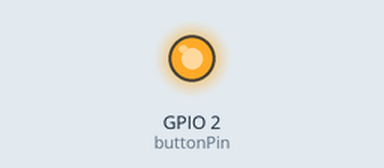
This sketch was run on a simulated ESP32. Parts: output pins drawn as LEDs (lit = HIGH).

Above: at 0.2 s.
At 4.3 s:
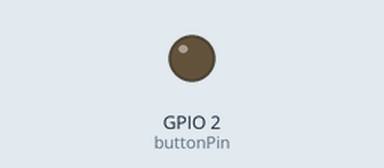
Timing chart, 0 to 6.5 s (numbered marks = the images above):
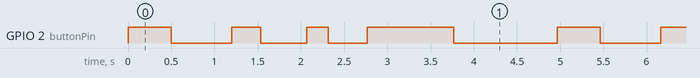

Measured:
- by itself, GPIO 2 (buttonPin): repeats every 5.0 s: LOW 0.70 s, HIGH 0.33 s, LOW 0.53 s, HIGH 0.25 s, LOW 0.45 s, HIGH 1.0 s, LOW 1.2 s, HIGH 0.50 s
- by itself, everything shown: repeats every 5.0 s, in 8 steps

The sketch:

Graphene_Battery_Regulator.ino
```cpp
#include <Arduino.h>
// MCP4162 is used in this program
const int buttonPin = 2;    // GPIO pin connected to the push-button
const int ledPin = 2;       // ESP32 built-in LED pin
const int voltagePin = 34;  // GPIO pin connected to the voltage divider

int voltageLevel = 0;  // The voltage level (0-3)

void setup() {
  pinMode(buttonPin, INPUT_PULLUP);  // Use the internal pull-up resistor for the button
  pinMode(ledPin, OUTPUT);
  pinMode(voltagePin, INPUT);

  // Other initialization code for the digital potentiometer, voltage divider, and ADC

  // Initialize the LED state
  digitalWrite(ledPin, LOW);
}

void loop() {
  if (digitalRead(buttonPin) == LOW) {
    // Button is pressed
    voltageLevel = (voltageLevel + 1) % 4; // Cycle through 0-3

    // Set the voltage using the digital potentiometer
    setVoltage(voltageLevel);

    // Blink the LED based on the voltage level
    blinkLED(voltageLevel);

    delay(200);
  }
}

void setVoltage(int level) {
  // Code to set the digital potentiometer to the desired level (2V, 4V, 6V, or 12V)
  // You need to implement this based on the specific hardware you are using.
  // Refer to the datasheet of the digital potentiometer for how to control it.

  // Example: Change the voltage level based on a potentiometer setting
  // You may need to replace this with actual code to control your voltage source.
  float voltage = 0;
  switch (level) {
    case 0: voltage = 2.0; break;
    case 1: voltage = 4.0; break;
    case 2: voltage = 6.0; break;
    case 3: voltage = 12.0; break;
  }
  // Set the voltage using your hardware
}

void blinkLED(int level) {
  // Code to blink the LED based on the voltage level
  // For example, you can make the LED blink faster as the voltage level increases.
  int delayTime = 1000 / (level + 1);  // Adjust the LED blink delay
  digitalWrite(ledPin, HIGH);
  delay(delayTime);
  digitalWrite(ledPin, LOW);
  delay(delayTime);
}
```
